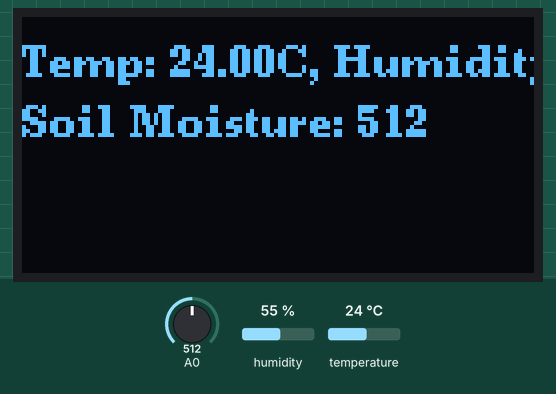
Simulated run of this sketch. Board: Arduino Uno, built with avr-gcc and run on an emulated ATmega328P. Shown: 128×64 one-colour display. The inputs (shaded band) are chosen by the test bench; at power-on: temperature 24 °C, A0 = 512, humidity 55 %. What the sketch prints to the serial monitor is not drawn.

Above: at 2.9 s.
3.0 s: temperature set to 12 °C
At 5.2 s:
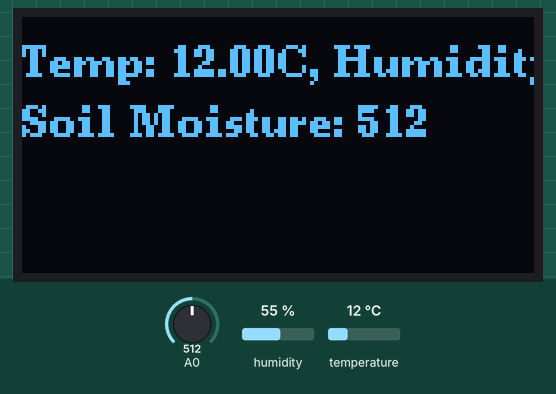
5.8 s: A0 set to 716
At 7.3 s:
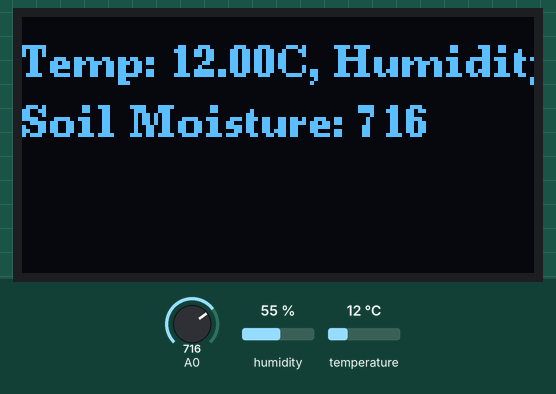
8.6 s: temperature set to 19 °C
12.2 s: A0 set to 900
At 13.8 s:
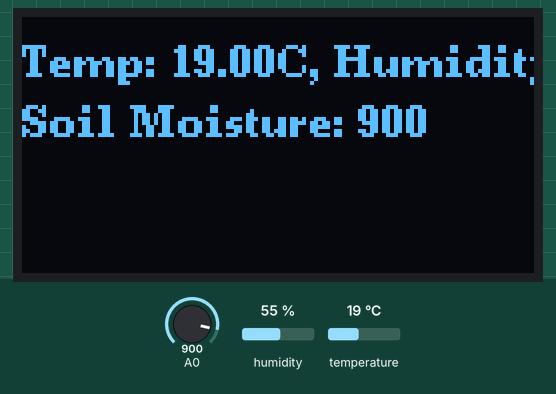
15.0 s: temperature set to 28 °C
At 18.2 s:
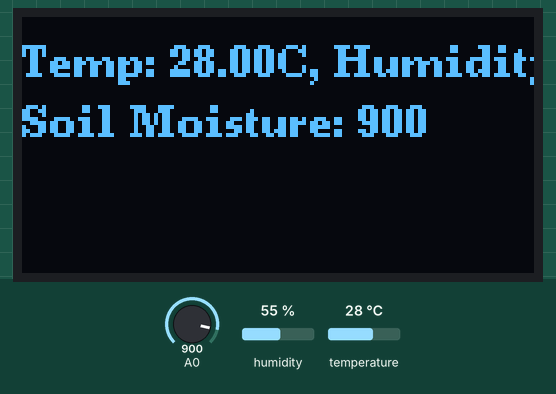
18.5 s: A0 set to 1023
At 20.5 s:
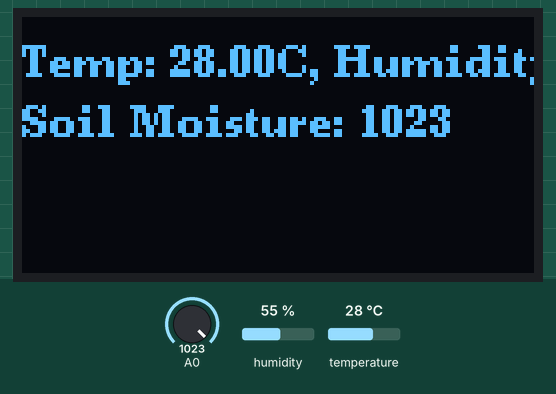
Timing chart, 0 to 22.0 s (numbered marks = the images above; inputs shaded):
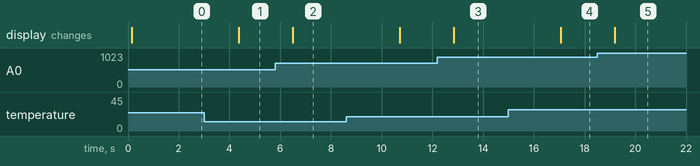

Measured:
- after the input at 3.0 s, the display: changes after 1.4 s (image 1)
- after the input at 5.8 s, the display: changes after 0.69 s (image 2)
- after the input at 12.2 s, the display: changes after 0.64 s (image 3)
- after the input at 15.0 s, the display: changes after 2.1 s (image 4)
- after the input at 18.5 s, the display: changes after 0.69 s (image 5)

The sketch:

Smart_Garden_Monitoring_System.ino
```cpp
#include <U8g2lib.h>
#include <DHT.h>

#define OLED_SDA A4
#define OLED_SCL A5
#define DHTPIN 2
#define DHTTYPE DHT11

DHT dht(DHTPIN, DHTTYPE);
U8G2_SSD1306_128X64_NONAME_F_SW_I2C u8g2(U8G2_R0, OLED_SCL, OLED_SDA);

void setup() {
  Serial.begin(9600);
  dht.begin();
  u8g2.begin();
}

void loop() {
  float temperature = dht.readTemperature();
  float humidity = dht.readHumidity();
  int soilMoisture = analogRead(A0);

  // Display on OLED
  u8g2.clearBuffer();
  u8g2.setFont(u8g2_font_ncenB08_tr);
  u8g2.setCursor(0, 15);
  u8g2.print("Temp: ");
  u8g2.print(temperature);
  u8g2.print("C, Humidity: ");
  u8g2.print(humidity);
  u8g2.setCursor(0, 30);
  u8g2.print("Soil Moisture: ");
  u8g2.print(soilMoisture);
  u8g2.sendBuffer();

  // Print to Serial Monitor
  Serial.print("Temperature: ");
  Serial.print(temperature);
  Serial.print(" °C, Humidity: ");
  Serial.print(humidity);
  Serial.print("%, Soil Moisture: ");
  Serial.print(soilMoisture);
  Serial.println();

  delay(2000); // Increase delay to 2 seconds
}
```
